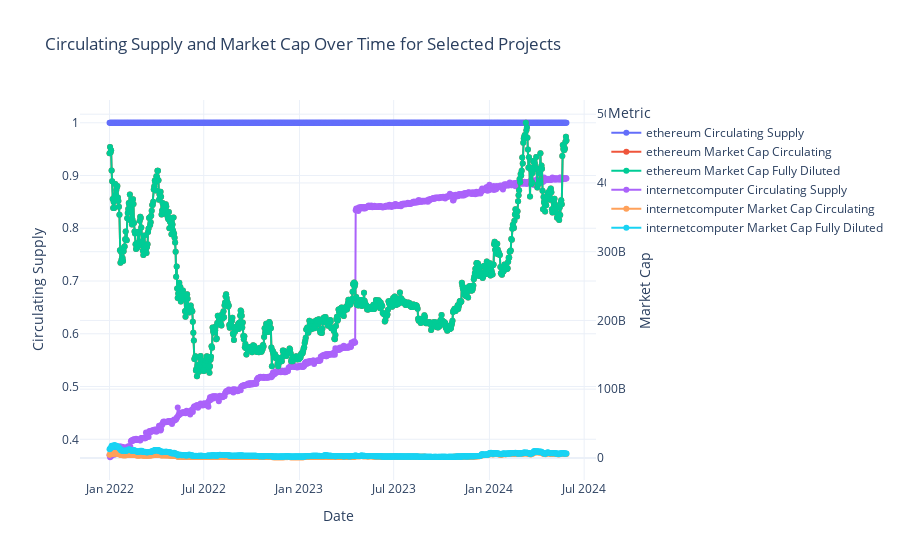

Notebook code for this chart:
### Code cell
plot_circulating_supply(time_series_data)

### Figure 1 — Plotly figure (JSON) as saved in the notebook; plotly's stock layout.template omitted (floating-point values rounded to 4 significant figures; data arrays with more than 128 entries replaced by an {"elided": "..."} marker saying what was removed)
{"data": [{"mode": "lines+markers", "name": "ethereum Circulating Supply", "type": "scatter", "x": {"elided": "879 str values"}, "y": {"elided": "879 int values"}, "yaxis": "y"}, {"mode": "lines+markers", "name": "ethereum Market Cap Circulating", "type": "scatter", "x": {"elided": "879 str values"}, "y": {"elided": "879 float values"}, "yaxis": "y2"}, {"mode": "lines+markers", "name": "ethereum Market Cap Fully Diluted", "type": "scatter", "x": {"elided": "879 str values"}, "y": {"elided": "879 float values"}, "yaxis": "y2"}, {"mode": "lines+markers", "name": "internetcomputer Circulating Supply", "type": "scatter", "x": {"elided": "879 str values"}, "y": {"elided": "879 float values"}, "yaxis": "y"}, {"mode": "lines+markers", "name": "internetcomputer Market Cap Circulating", "type": "scatter", "x": {"elided": "879 str values"}, "y": {"elided": "879 float values"}, "yaxis": "y2"}, {"mode": "lines+markers", "name": "internetcomputer Market Cap Fully Diluted", "type": "scatter", "x": {"elided": "879 str values"}, "y": {"elided": "879 float values"}, "yaxis": "y2"}], "layout": {"legend": {"title": {"text": "Metric"}}, "title": {"text": "Circulating Supply and Market Cap Over Time for Selected Projects"}, "xaxis": {"title": {"text": "Date"}}, "yaxis": {"side": "left", "title": {"text": "Circulating Supply"}}, "yaxis2": {"overlaying": "y", "side": "right", "title": {"text": "Market Cap"}}}}
